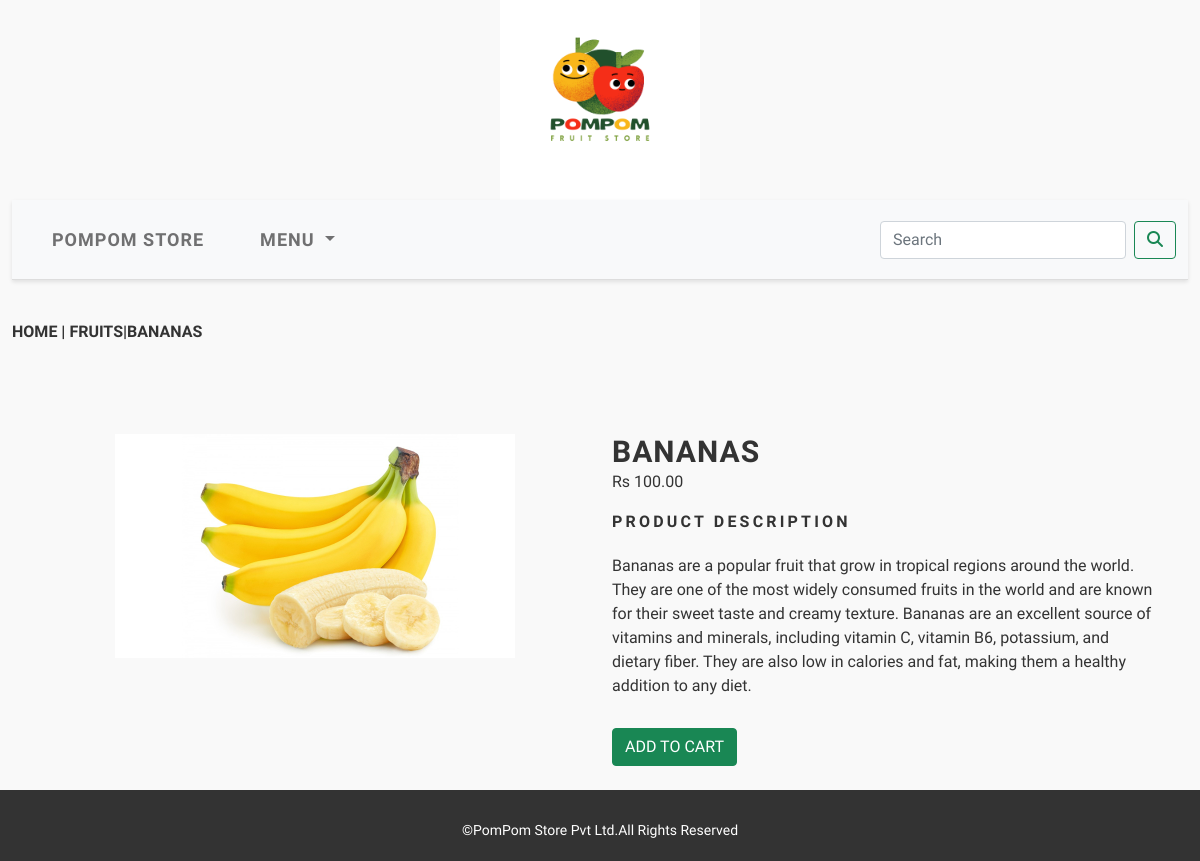
Page /shop/Fruits/Bananas/ on the committed database.
### shop/models.py (models this page shows, shortened)
class product(models.Model):
    name = models.CharField(max_length=250, unique=True)
    slug = models.SlugField(max_length=250, unique=True)
    desc = models.TextField(blank=True)
    img = models.ImageField(upload_to='product',blank=True)
    price=models.DecimalField(max_digits=10,decimal_places=2)
    category=models.ForeignKey(category,on_delete=models.CASCADE)
    stock=models.IntegerField()
    available=models.BooleanField(default=True)
    created=models.DateTimeField(auto_now_add=True)
    updated=models.DateTimeField(auto_now=True)
    class Meta:
        ordering=('name',)
        verbose_name='product'
        verbose_name_plural='products'

class category(models.Model):
    name=models.CharField(max_length=250,unique=True)
    slug=models.SlugField(max_length=250,unique=True)
    desc1=models.TextField(blank=True)
    img=models.ImageField(upload_to='category',blank=True)
    class Meta:
        ordering=('name',)
        verbose_name='category'
        verbose_name_plural='categories'
    def get_url(self):
        return reverse('shop:products_by_category',args=[self.slug])
    def __str__(self):
        return '{}'.format(self.name)

### shop/views.py (the view)
# urls.py: path('<slug:c_slug>/<slug:product_slug>/',views.prodetail,name='procatdetail')
def prodetail(request,c_slug,product_slug):
    try:
        product1=product.objects.get(category__slug=c_slug,slug=product_slug)
        related_products = product.objects.filter(category__slug=c_slug).exclude(slug=product_slug)[:4]
    except Exception as e:
        raise e
    context = {
        'product1': product1,
        'related_products': related_products,
        'product': product1,  # pass product1 to the template context as product
    }
    return render(request,'product.html',context)

### cart/context_processors.py (called while the page is built)
def counter(request):
    item_count=0
    if 'admin' in request.path:
        return {}
    else:
        try:
            Cart=carts.objects.filter(cart_id=cart_id(request))
            cart_items=cart_item.objects.filter(Cart=Cart[:1])
            for Cart_Items in cart_items:
                item_count += Cart_Items.quantity
        except carts.DoesNotExist:
            item_count=0
        return dict(item_count=item_count)

### cart/views.py (called while the page is built)
def cart_id(request):
    Cart = request.session.session_key
    if not Cart:
        Cart = request.session.create()
    return Cart

### shop/context_processors.py (called while the page is built)
def menu_links(request):
    links=category.objects.all()
    return dict(links=links)

### templates/product.html (shortened to what this page needs)
{% extends 'base.html' %}
{% load static %}
{% block content %}
<div class="row my_product_row_class">
    <div class="mx_auto">
        <p><a href="{% url 'shop:allprodcat' %}">Home</a> | <a href="{{product1.category.get_url}}">{{product1.category}}</a>|{{product1.name}}</p>
    </div>
</div>
<div class="container">
<br>
<div class="row">
    <div class="col-12 col-sm-12 col-md-12 col-lg-6 text-center">
        <div style="min-width:18rem">
            <img src="{{product1.img.url}}" alt="{{product1.name}}" width="400px">
        </div>
    </div>
        <div class="col-12 col-sm-12-col-md-12 col-lg-6 text-justify">
            <div>
            <h1 class="my_prod_title">{{product1.name}}</h1>
            <p>Rs {{product1.price}}</p>
            <p class="my_title">Product Description</p>
            <p class="text-justify my_product_text">{{product1.desc}}</p>
            {% if product1.stock <= 0 %}
            <p class="text-justify my_product_text"><b>Sorry Out Of Stock Will soon Restore</b></p>
            {% else %}
            <a  class="btn btn-success" href="{% url 'cart:add_cart' product.id %}">ADD TO CART</a>
            {% endif %}
        </div>
    </div>
</div>
</div>
{% endblock %}

### templates/base.html (shortened to what this page needs)
{% load static %}
<!DOCTYPE html>
<html lang="en">
<head>
    <link rel="stylesheet" href="{% static 'css/bootstrap.min.css' %}">
    <link rel="stylesheet" href="{% static 'css/custom.css' %}">
</head>
<body>
<div class="container-fluid">
    {% include 'header.html' %}
    {% include 'nav.html' %}
    {% block content %}
    {% endblock %}
</div>
    {% include 'footer.html' %}
</body>
</html>

### templates/header.html
{% load static %}
<header>
  <center>
    <a href="{% url 'shop:allprodcat' %}"><img src="{% static 'img/logo1.png' %}" alt="logoimage" width="200px" height="200px"></a>
  </center>
</header>

### templates/nav.html (shortened to what this page needs)
<nav class="navbar navbar-expand-lg navbar-light bg-light">
  <div class="container-fluid">
    <div class="collapse navbar-collapse" id="navbarSupportedContent">
      <ul class="navbar-nav me-auto mb-2 mb-lg-0">
        <li class="nav-item">
          <a class="nav-link" href="#">PomPom Store</a>
        </li>
        <li class="nav-item dropdown">
          <a class="nav-link dropdown-toggle" href="#" id="navbarDropdown" role="button" data-bs-toggle="dropdown" aria-expanded="false">
            Menu
          </a>
        </li>
      </ul>
      <form class="d-flex" action="{% url 'searchapp:searchresult' %}" method="get">
        <input class="form-control me-2" type="search" name="q" placeholder="Search" aria-label="Search">
        <button class="btn btn-outline-success" type="submit"><i class="fa-solid fa-magnifying-glass"></i></button>
      </form>
    </div>
  </div>
</nav>

### templates/footer.html
<br><div class="footer navbar-fixed-bottom  my_footer">
    <p style="text-align: center">&copy;PomPom Store Pvt Ltd.All Rights Reserved</p>
</div>

### static/css/custom.css (style rules this page uses)
body { font-family: 'Bruno Ace SC', cursive; background-color: #f9f9f9; color: #333; }
a { color: #333; text-decoration: none; transition: all 0.3s ease-in-out; }
h1, h2, h3, h4, h5, h6 { font-family: 'Bruno Ace SC', cursive; font-weight: bold; text-transform: uppercase; letter-spacing: 1px; margin: 0; }
h1 { font-size: 30px; line-height: 1.2; }
p { font-size: 16px; line-height: 1.5; }
.navbar { background-color: #fff; border-bottom: 1px solid #ddd; box-shadow: 0 2px 4px rgba(0,0,0,0.1); }
.nav-item { font-size: 18px; font-weight: bold; padding: 10px 20px; letter-spacing: 1px; text-transform: uppercase; transition: all 0.3s ease-in-out; }
.footer { background-color: #333; color: #fff; padding: 50px 0; }
.footer p { font-size: 16px; line-height: 1.5; }
.my_title { font-size: 16px; text-transform: uppercase; letter-spacing: 0.2em; margin-top: 15px; margin-bottom: 5px; font-weight: bold; }
.my_product_row_class { padding-top: 40px; padding-bottom: 30px; }
.my_product_row_class .mx_auto { color: #333; font-size: 18px; font-weight: bold; text-transform: uppercase; margin-bottom: 20px; }
.my_product_text { margin-top: 20px; margin-bottom: 30px; }
.my_footer { background-color: #333; color: #fff; padding-top: 20px; padding-bottom: 20px; }
.my_footer p { font-size: 14px; margin-top: 10px; margin-bottom: 0; }

### rows in the picture
product: category "FRUITS", name "BANANAS", img (picture), price "100.00", desc "Bananas are a popular fruit that grow in tropical regions around the world. They are one of the most widely consumed fruits in the world and are known for their sweet taste and creamy texture. Bananas are an excellent source of vitamins and minerals, including vitamin C, vitamin B6, potassium, and dietary fiber. They are also low in calories and fat, making them a healthy addition to any diet."
